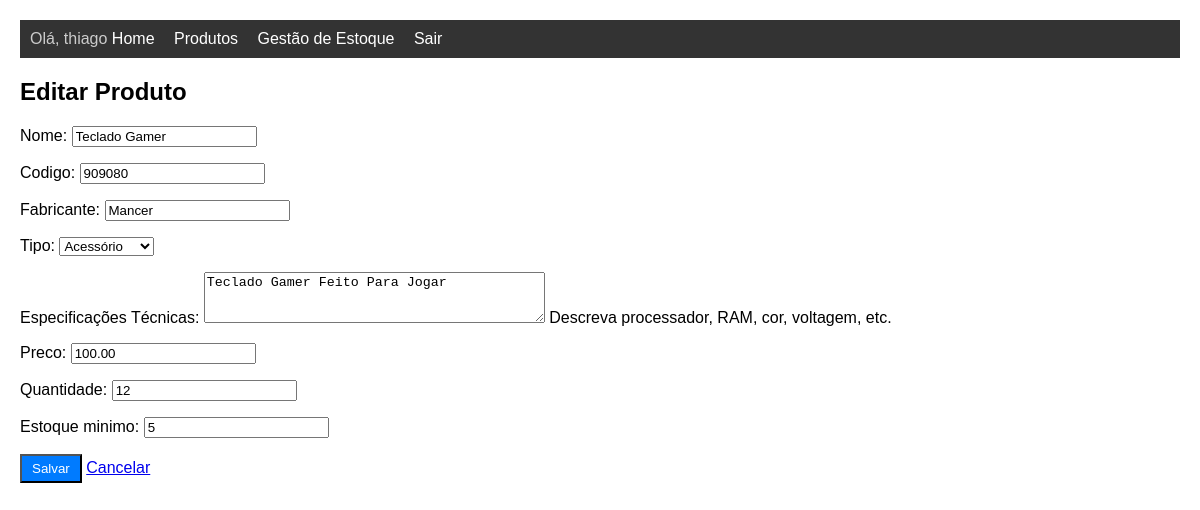
Page /produtos/editar/1/ (signed in) on the committed database.
### estoque/models.py (models this page shows, shortened)
class Produto(models.Model):
    TIPOS_CHOICES = [
        ('SMARTPHONE', 'Smartphone'),
        ('NOTEBOOK', 'Notebook'),
        ('TABLET', 'Tablet'),
        ('SMARTTV', 'Smart TV'),
        ('ACESSORIO', 'Acessório'),
        ('OUTRO', 'Outro'),
    ]
    nome = models.CharField(max_length=100)
    codigo = models.CharField(max_length=50, unique=True)
    fabricante = models.CharField(max_length=100)
    tipo = models.CharField(max_length=20, choices=TIPOS_CHOICES, default='OUTRO')
    especificacoes = models.TextField(verbose_name="Especificações Técnicas", help_text="Descreva processador, RAM, cor, voltagem, etc.")
    preco = models.DecimalField(max_digits=10, decimal_places=2)
    quantidade = models.IntegerField(default=0)
    estoque_minimo = models.IntegerField(default=5)
    criado_em = models.DateTimeField(auto_now_add=True)

### estoque/views.py (the view)
# urls.py: path('produtos/editar/<int:pk>/', views.produto_editar, name='produto_editar'),
@login_required
def produto_editar(request, pk):
    produto = get_object_or_404(Produto, pk=pk)
    if request.method == 'POST':
        form = ProdutoForm(request.POST, instance=produto)
        if form.is_valid():
            form.save()
            messages.success(request, "Produto atualizado!")
            return redirect('produto_lista')
    else:
        form = ProdutoForm(instance=produto)
    return render(request, 'produto_form.html', {'form': form, 'titulo': 'Editar Produto'})

### estoque/forms.py
class ProdutoForm(forms.ModelForm):
    class Meta:
        model = Produto
        fields = '__all__'
        widgets = {
            'especificacoes': forms.Textarea(attrs={'rows': 3}),
        }

### templates/produto_form.html (shortened to what this page needs)
{% extends 'base.html' %}
{% block content %}
<h2>{{ titulo }}</h2>
<form method="post">
    {{ form.as_p }}
    <button type="submit" class="btn">Salvar</button>
    <a href="{% url 'produto_lista' %}">Cancelar</a>
</form>
{% endblock %}

### templates/base.html (shortened to what this page needs)
<!DOCTYPE html>
<html>
<head>
</head>
<body>
    {% if user.is_authenticated %}
    <nav>
        <span style="color: #ccc;">Olá, {{ user.username }}</span>
        <a href="{% url 'home' %}">Home</a>
        <a href="{% url 'produto_lista' %}">Produtos</a>
        <a href="{% url 'gestao_estoque' %}">Gestão de Estoque</a>
        <a href="{% url 'logout' %}">Sair</a>
    </nav>
    {% endif %}
    {% block content %}{% endblock %}
</body>
</html>

### templates/base.html (style rules this page uses)
body { font-family: sans-serif; margin: 20px; }
nav { background: #333; padding: 10px; margin-bottom: 20px; }
nav a { color: white; margin-right: 15px; text-decoration: none; }
.btn { padding: 5px 10px; background: #007bff; color: white; text-decoration: none; cursor: pointer; }

### rows in the picture
Produto: nome "Teclado Gamer", codigo "909080", fabricante "Mancer", tipo "Acessório", especificacoes "Teclado Gamer Feito Para Jogar", preco "100.00", quantidade "12", estoque_minimo "5"

### other values in the picture
{{ user.username }} "thiago"
{{ titulo }} "Editar Produto"
